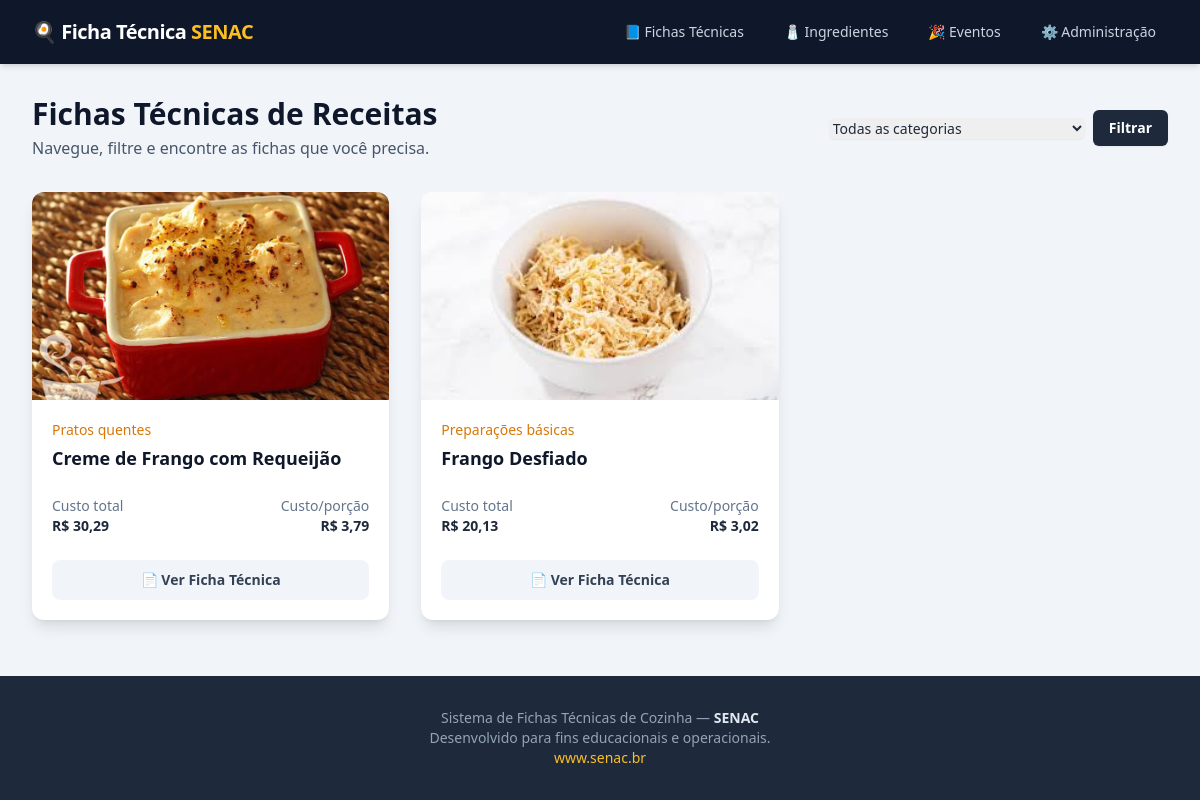
/fichas/, run on an earlier commit of the app's database.
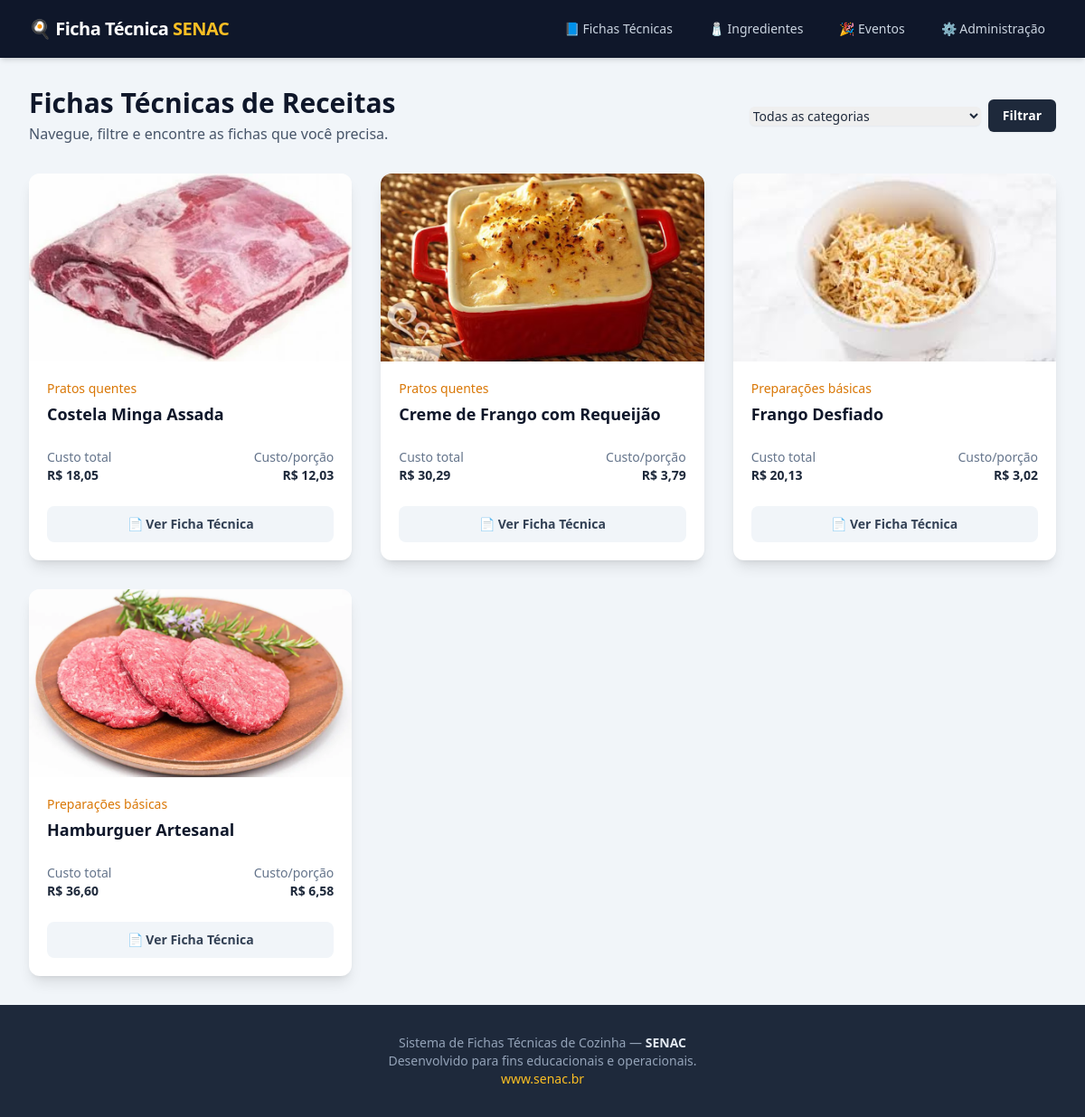
And on a later commit of the database.
### fichas/models.py (models this page shows, shortened)
class Receita(models.Model):
    titulo = models.CharField(max_length=160)
    categoria = models.ForeignKey(Categoria, on_delete=models.PROTECT, related_name="receitas")
    disciplina = models.CharField(max_length=120, blank=True, help_text="Ex.: Cozinha Fria, Padaria")
    tipo_coccao = models.CharField(max_length=120, blank=True, help_text="Ex.: Processador, Assar, Cozinhar")
    tempo_coccao_min = models.PositiveIntegerField(default=0)
    tempo_preparo_min = models.PositiveIntegerField(default=0)
    foto_preparo = models.ImageField(upload_to="receitas/", blank=True, null=True,
                                     help_text="Imagem do prato final ou preparo")  # ✅ RENOMEADO
    modo_preparo = models.TextField(blank=True)
    observacoes = models.TextField(blank=True)
    rendimento_total = models.DecimalField(max_digits=10, decimal_places=3)
    unidade_rendimento = models.CharField(max_length=5, choices=Unidade.choices, default=Unidade.KG)
    peso_por_porcao = models.DecimalField(max_digits=10, decimal_places=3, null=True, blank=True)
    @property
    def custo_total(self):
        total = Decimal("0.0")
        for item in self.itens.all():
            total += item.custo_total or Decimal("0.0")
        for comp in self.componentes.all():
            total += comp.custo_total or Decimal("0.0")
        return q(total, 2)
    @property
    def numero_porcoes(self):
        if self.peso_por_porcao and self.peso_por_porcao > 0:
            return q(self.rendimento_total / self.peso_por_porcao, 2)
        return None
    @property
    def custo_por_porcao(self):
        if self.numero_porcoes and self.numero_porcoes > 0:
            return q(self.custo_total / self.numero_porcoes, 2)
        return None

class Categoria(models.Model):
    nome = models.CharField(max_length=100, unique=True)
    descricao = models.CharField(max_length=255, blank=True)

class ItemReceita(models.Model):
    receita = models.ForeignKey(Receita, on_delete=models.CASCADE, related_name="itens")
    ingrediente = models.ForeignKey(Ingrediente, on_delete=models.PROTECT)
    unidade = models.CharField(max_length=5, choices=Unidade.choices)
    peso_bruto = models.DecimalField(max_digits=10, decimal_places=3, null=True, blank=True)
    peso_liquido = models.DecimalField(max_digits=10, decimal_places=3, null=True, blank=True)
    fator_correcao = models.DecimalField(max_digits=8, decimal_places=3, null=True, blank=True)
    medida_caseira = models.CharField(max_length=60, blank=True)
    @property
    def quantidade_liquida(self):
        if self.peso_liquido is not None:
            return self.peso_liquido
        if self.peso_bruto is not None and self.fator_correcao:
            return q(self.peso_bruto * self.fator_correcao, 3)
        return self.peso_bruto
    @property
    def custo_total(self):
        if self.unidade == Unidade.QB or self.quantidade_liquida is None:
            return Decimal("0.00")
        qtd = Decimal(self.quantidade_liquida)
        ing = self.ingrediente
        if self.unidade == ing.unidade_base:
            qtd_na_base = qtd
        else:
            try:
                qtd_na_base = converter(qtd, self.unidade, ing.unidade_base)
            except ValidationError:
                return q(qtd * ing.custo_por_unidade, 2)
        return q(qtd_na_base * ing.custo_por_unidade, 2)

class Ingrediente(models.Model):
    nome = models.CharField(max_length=150, unique=True)
    unidade_base = models.CharField(max_length=5, choices=Unidade.choices, default=Unidade.KG)
    custo_por_unidade = models.DecimalField(max_digits=12, decimal_places=4)
    foto = models.ImageField(upload_to="ingredientes/", blank=True, null=True,
                             help_text="Foto ilustrativa do ingrediente")  # ✅ NOVO

### fichas/views.py (the view)
# urls.py: path("", views.ReceitaListView.as_view(), name="lista_fichas"),
class ReceitaListView(ListView):
    model = Receita
    template_name = "fichas/lista_fichas.html"
    context_object_name = "receitas"
    paginate_by = 10
    def get_queryset(self):
        queryset = Receita.objects.select_related("categoria").order_by("categoria__nome", "titulo")
        categoria_id = self.request.GET.get("categoria")
        if categoria_id:
            queryset = queryset.filter(categoria_id=categoria_id)
        return queryset
    def get_context_data(self, **kwargs):
        context = super().get_context_data(**kwargs)
        context["categorias"] = Categoria.objects.all().order_by("nome")
        context["categoria_selecionada"] = self.request.GET.get("categoria")
        return context

### fichas/models.py (called while the page is built)
def q(value, places=2):
    return (Decimal(value).quantize(Decimal(10) ** -places, rounding=ROUND_HALF_UP)
            if value is not None else None)

def converter(qtd, de, para):
    if de == para:
        return qtd
    fator = CONVERSOES.get((de, para))
    if fator is None:
        raise ValidationError(f"Sem conversão direta de {de} para {para}")
    return (qtd * fator) if qtd is not None else None

    @property
    def custo_total(self):
        sub = self.sub_receita
        try:
            qtd_na_base = converter(self.quantidade, self.unidade, sub.unidade_rendimento)
        except ValidationError:
            qtd_na_base = self.quantidade if self.unidade == sub.unidade_rendimento else None
        if not qtd_na_base or sub.rendimento_total == 0:
            return Decimal("0.00")
        frac = Decimal(qtd_na_base) / Decimal(sub.rendimento_total)
        return q(sub.custo_total * frac, 2)

### fichas/templates/fichas/lista_fichas.html (shortened to what this page needs)
{% extends "base.html" %}
{% load static %}
{% block content %}
<div class="space-y-8">
  <div class="flex flex-col md:flex-row md:items-center md:justify-between gap-4">
    <div>
      <h1 class="text-3xl font-bold text-slate-900">Fichas Técnicas de Receitas</h1>
      <p class="mt-1 text-md text-slate-600">Navegue, filtre e encontre as fichas que você precisa.</p>
    </div>
    <form method="get" class="flex items-center gap-2">
      <select name="categoria" class="block w-full md:w-64 rounded-md border-slate-300 shadow-sm focus:border-amber-500 focus:ring-amber-500 text-sm">
        <option value="">Todas as categorias</option>
      </select>
      <button type="submit" class="inline-flex items-center justify-center rounded-md bg-slate-800 px-4 py-2 text-sm font-semibold text-white shadow-sm hover:bg-slate-700 focus-visible:outline focus-visible:outline-2 focus-visible:outline-offset-2 focus-visible:outline-slate-800">
        Filtrar
      </button>
    </form>
  </div>
  <div class="grid grid-cols-1 sm:grid-cols-2 lg:grid-cols-3 gap-8">
    {% for receita in receitas %}
    <div class="group flex flex-col overflow-hidden rounded-xl bg-white shadow-lg transition-all duration-300 hover:shadow-2xl hover:-translate-y-1">
      <div class="overflow-hidden">
        {% if receita.foto_preparo %}
        <img src="{{ receita.foto_preparo.url }}" alt="Foto da receita {{ receita.titulo }}"
             class="h-52 w-full object-cover transition-transform duration-300 group-hover:scale-105">
        {% else %}
        <img src="{% static 'img/placeholder_receita.jpg' %}" alt="Sem imagem"
             class="h-52 w-full object-cover transition-transform duration-300 group-hover:scale-105">
        {% endif %}
      </div>
      <div class="flex flex-1 flex-col p-5">
        <div class="flex-1">
          <p class="text-sm font-medium text-amber-600">{{ receita.categoria.nome }}</p>
          <h3 class="mt-1 text-lg font-bold text-slate-900">{{ receita.titulo }}</h3>
        </div>
        <div class="mt-6 flex items-center justify-between text-sm">
          <div>
            <p class="text-slate-500">Custo total</p>
            <p class="font-semibold text-slate-800">R$ {{ receita.custo_total }}</p>
          </div>
          <div class="text-right">
            <p class="text-slate-500">Custo/porção</p>
            <p class="font-semibold text-slate-800">R$ {{ receita.custo_por_porcao }}</p>
          </div>
        </div>
        <div class="mt-6">
          <a href="{% url 'fichas:ficha' receita.pk %}" class="block w-full rounded-lg bg-slate-100 px-4 py-2.5 text-center text-sm font-semibold text-slate-700 transition-colors hover:bg-slate-200 focus:outline-none focus:ring-2 focus:ring-offset-2 focus:ring-amber-500">
            📄 Ver Ficha Técnica
          </a>
        </div>
      </div>
    </div>
    {% empty %}
    <div class="col-span-1 sm:col-span-2 lg:col-span-3 text-center py-16">
        <h5 class="text-xl font-semibold text-slate-700">😔 Nenhuma ficha técnica encontrada.</h5>
        <p class="mt-2 text-slate-500">Tente ajustar o filtro ou cadastre uma nova receita.</p>
    </div>
    {% endfor %}
  </div>
</div>
{% endblock %}

### templates/base.html (shortened to what this page needs)
{% load static %}
<!DOCTYPE html>
<html lang="pt-br" class="h-full bg-slate-100">
<head>
  <script src="https://cdn.tailwindcss.com"></script>
</head>
<body class="h-full font-sans text-slate-800 antialiased">
  <div class="min-h-full flex flex-col">
    <header x-data="{ open: false }" class="bg-slate-900 shadow-md">
      <div class="mx-auto max-w-7xl px-4 sm:px-6 lg:px-8">
        <div class="flex h-16 items-center justify-between">
          <div class="flex-shrink-0">
            <a href="/" class="text-xl font-bold tracking-tight text-white">
              🍳 Ficha Técnica <span class="text-amber-400">SENAC</span>
            </a>
          </div>
          <nav class="hidden md:block">
            <div class="ml-10 flex items-baseline space-x-4">
              <a href="/fichas/"
                class="text-slate-300 hover:bg-slate-700 hover:text-white rounded-md px-3 py-2 text-sm font-medium">📘
                Fichas Técnicas</a>
              <a href="/fichas/ingredientes/"
                class="text-slate-300 hover:bg-slate-700 hover:text-white rounded-md px-3 py-2 text-sm font-medium">🧂
                Ingredientes</a>
              <a href="/eventos/"
                class="text-slate-300 hover:bg-slate-700 hover:text-white rounded-md px-3 py-2 text-sm font-medium">🎉
                Eventos</a>
              <a href="/admin/"
                class="text-slate-300 hover:bg-slate-700 hover:text-white rounded-md px-3 py-2 text-sm font-medium">⚙️
                Administração</a>
            </div>
          </nav>
        </div>
      </div>
    </header>
    <main class="flex-grow">
      <div class="mx-auto max-w-7xl py-8 px-4 sm:px-6 lg:px-8">
        {% block content %}{% endblock %}
      </div>
    </main>
    <footer class="bg-slate-800">
      <div class="mx-auto max-w-7xl px-4 py-8 sm:px-6 lg:px-8">
        <p class="text-center text-sm text-slate-400">
          Sistema de Fichas Técnicas de Cozinha — <strong class="font-semibold text-slate-200">SENAC</strong><br>
          Desenvolvido para fins educacionais e operacionais.<br>
          <a href="https://www.senac.br" target="_blank"
            class="font-medium text-amber-400 hover:text-amber-300 hover:underline">
            www.senac.br
          </a>
        </p>
      </div>
    </footer>
  </div>
</body>
</html>

### templates/base.html (style rules this page uses)
html { font-family: 'Inter', sans-serif; }

What changed in the data, as far as the page shows it:
added Receita: foto_preparo (picture), categoria.nome "Pratos quentes", titulo "Costela Minga Assada", custo_total "18,05", custo_por_porcao "12,03"
added Receita: foto_preparo (picture), categoria.nome "Preparações básicas", titulo "Hamburguer Artesanal", custo_total "36,60", custo_por_porcao "6,58"
